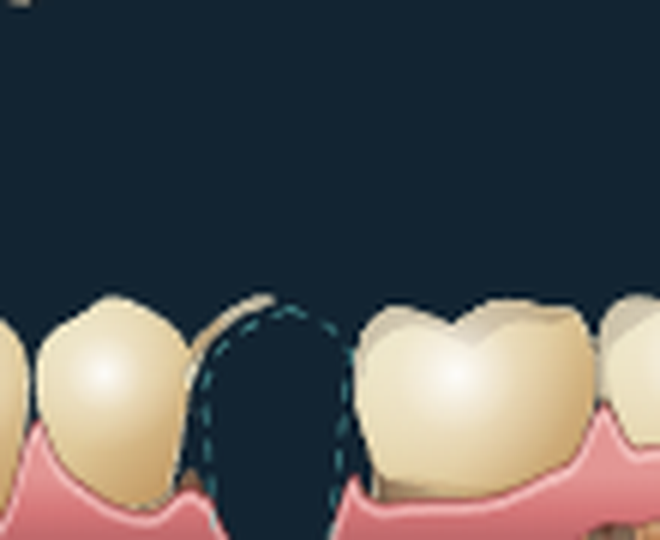

Source code (Python):
import json, numpy as np
from PIL import Image, ImageDraw
PUB=r'F:\MAS-2\backend\public\m\lena-01'
CW,CH,SPLIT=1376,768,384
meta=json.load(open(PUB+r'\perio-cols.json',encoding='utf-8'))
cols=meta['cols']; EDG=meta['edges']; MM=meta['mm']
PAP,PW,BAND=28.0,22.0,26.0; AAMP,APW,OVERLAP=12.0,34.0,6.0; STEP_GUM=7
def smooth(a,win):
    a=np.array(a,float);k=win|1;pad=np.pad(a,(k//2,k//2),mode='edge')
    return np.array([pad[i:i+k].mean() for i in range(len(a))])
def scp(pts):
    n=len(pts);mid=lambda a,b:((a[0]+b[0])/2,(a[1]+b[1])/2);out=[]
    for i in range(n):
        c=pts[i];nx=pts[(i+1)%n];p0=mid(pts[(i-1)%n],c);p1=mid(c,nx)
        for t in np.linspace(0,1,8):
            x=(1-t)**2*p0[0]+2*(1-t)*t*c[0]+t*t*p1[0]; y=(1-t)**2*p0[1]+2*(1-t)*t*c[1]+t*t*p1[1]
            out.append((int(x),int(y)))
    return out
MISSING={33}
teeth=Image.open(PUB+r'\teeth-k.png').convert('RGBA')
bone=Image.open(PUB+r'\bone-k.png').convert('RGBA')
bg=Image.new('RGBA',(CW,CH),(22,34,44,255))
comp=Image.alpha_composite(bg,teeth)
# Fehlt-Rechteck (dunkel) ueber Zahn, VOR Knochen
dr=ImageDraw.Draw(comp)
for c in cols:
    if c['fdi'] in MISSING:
        y0=0 if c['upper'] else SPLIT; y1=SPLIT if c['upper'] else CH
        dr.rectangle([c['x0'],y0,c['x1'],y1], fill=(22,34,44,255))
# Knochen (0.75) geclippt auf weiche Girlande
def crest(up):
    cs=sorted([c for c in cols if c['upper']==up],key=lambda c:c['cx']);sc=1 if up else -1
    base=smooth(EDG['gumUp'] if up else EDG['gumLo'],111)
    ctx=meta['contacts']['up' if up else 'lo'];cts=[ctx[i] for i in range(min(len(ctx),len(cs)-1))]
    def B(x):return base[int(min(CW-1,max(0,round(x))))]
    def hump(x,hw):
        if not cts:return 0.0
        xb=min(cts,key=lambda q:abs(q-x));d=abs(x-xb);return 0.0 if d>=hw else (1+np.cos(np.pi*d/hw))/2
    xL=cs[0]['x0'];xR=cs[-1]['x1'];cr=np.full(CW,np.nan)
    for x in range(int(xL),int(xR)+1):cr[x]=B(x)+sc*AAMP*hump(x,APW)-sc*BAND+sc*OVERLAP
    return cr
cb=np.array(bone).copy();cb[:,:,3]=(cb[:,:,3]*0.75).astype(np.uint8)
for up in (True,False):
    cr=crest(up)
    for x in range(CW):
        c=cr[x]
        if np.isnan(c):continue
        if up:cb[int(c):SPLIT,x,3]=0
        else:cb[SPLIT:int(c),x,3]=0
comp=Image.alpha_composite(comp,Image.fromarray(cb))
# Zahnfleisch
gum=Image.new('RGBA',(CW,CH),(0,0,0,0));dg=ImageDraw.Draw(gum)
for up in (True,False):
    cs=sorted([c for c in cols if c['upper']==up],key=lambda c:c['cx']);sc=1 if up else -1
    base=smooth(EDG['gumUp'] if up else EDG['gumLo'],111)
    ctx=meta['contacts']['up' if up else 'lo'];cts=[ctx[i] for i in range(min(len(ctx),len(cs)-1))]
    def B(x):return base[int(min(CW-1,max(0,round(x))))]
    def hump(x,hw):
        if not cts:return 0.0
        xb=min(cts,key=lambda q:abs(q-x));d=abs(x-xb);return 0.0 if d>=hw else (1+np.cos(np.pi*d/hw))/2
    def yC(x):return B(x)+sc*PAP*hump(x,PW)
    def yA(x):return B(x)+sc*AAMP*hump(x,APW)-sc*BAND
    xL=cs[0]['x0'];xR=cs[-1]['x1']
    pts=[(x,yC(x)) for x in range(int(xL),int(xR)+1,STEP_GUM)]+[(xR,yC(xR))]+[(x,yA(x)) for x in range(int(xR),int(xL)-1,-STEP_GUM)]
    dg.polygon(scp(pts),fill=(226,141,141,255))
comp=Image.alpha_composite(comp,gum)
c33=[c for c in cols if c['fdi']==33][0]
x0=int(c33['x0']-140);x1=int(c33['x1']+140)
comp.crop((x0,384,x1,660)).resize(((x1-x0)*2,276*2)).convert('RGB').save(PUB+r'\_miss_check.png')
print('saved (missing 33) x',x0,x1)
